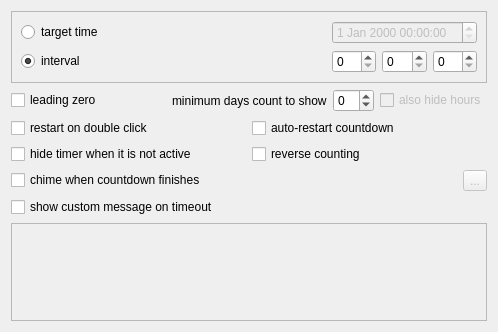
<?xml version="1.0" encoding="UTF-8"?>
<ui version="4.0">
 <class>countdown_timer::TimerSettingsWidget</class>
 <widget class="QWidget" name="countdown_timer::TimerSettingsWidget">
  <property name="geometry">
   <rect>
    <x>0</x>
    <y>0</y>
    <width>498</width>
    <height>332</height>
   </rect>
  </property>
  <property name="windowTitle">
   <string>Timer</string>
  </property>
  <layout class="QGridLayout" name="gridLayout_2">
   <item row="0" column="0" colspan="2">
    <widget class="QFrame" name="timeout_frame">
     <property name="frameShape">
      <enum>QFrame::Shape::StyledPanel</enum>
     </property>
     <property name="frameShadow">
      <enum>QFrame::Shadow::Raised</enum>
     </property>
     <layout class="QGridLayout" name="gridLayout" columnstretch="1,0,0,0">
      <item row="0" column="0">
       <widget class="QRadioButton" name="target_time_rbtn">
        <property name="text">
         <string>target time</string>
        </property>
       </widget>
      </item>
      <item row="0" column="1" colspan="3">
       <widget class="QDateTimeEdit" name="target_time_edit">
        <property name="enabled">
         <bool>false</bool>
        </property>
       </widget>
      </item>
      <item row="1" column="0">
       <widget class="QRadioButton" name="interval_rbtn">
        <property name="text">
         <string>interval</string>
        </property>
        <property name="checked">
         <bool>true</bool>
        </property>
       </widget>
      </item>
      <item row="1" column="1">
       <widget class="QSpinBox" name="h_edit">
        <property name="toolTip">
         <string>hours</string>
        </property>
       </widget>
      </item>
      <item row="1" column="2">
       <widget class="QSpinBox" name="m_edit">
        <property name="toolTip">
         <string>minutes</string>
        </property>
       </widget>
      </item>
      <item row="1" column="3">
       <widget class="QSpinBox" name="s_edit">
        <property name="toolTip">
         <string>seconds</string>
        </property>
       </widget>
      </item>
     </layout>
    </widget>
   </item>
   <item row="1" column="0" colspan="2">
    <layout class="QHBoxLayout" name="horizontalLayout">
     <item>
      <widget class="QCheckBox" name="show_leading_zero">
       <property name="text">
        <string>leading zero</string>
       </property>
      </widget>
     </item>
     <item>
      <spacer name="horizontalSpacer">
       <property name="orientation">
        <enum>Qt::Orientation::Horizontal</enum>
       </property>
       <property name="sizeHint" stdset="0">
        <size>
         <width>10</width>
         <height>20</height>
        </size>
       </property>
      </spacer>
     </item>
     <item>
      <widget class="QLabel" name="min_days_label">
       <property name="text">
        <string>minimum days count to show</string>
       </property>
       <property name="buddy">
        <cstring>min_days_edit</cstring>
       </property>
      </widget>
     </item>
     <item>
      <widget class="QSpinBox" name="min_days_edit">
       <property name="toolTip">
        <string>If remaining days count less than this value, days will not be shown.
Set this to -1 to never show days count, or to 0 to always show.</string>
       </property>
       <property name="minimum">
        <number>-1</number>
       </property>
      </widget>
     </item>
     <item>
      <widget class="QCheckBox" name="also_hide_hours">
       <property name="enabled">
        <bool>false</bool>
       </property>
       <property name="text">
        <string>also hide hours</string>
       </property>
      </widget>
     </item>
    </layout>
   </item>
   <item row="2" column="0">
    <widget class="QCheckBox" name="restart_on_dblclik">
     <property name="text">
      <string>restart on double click</string>
     </property>
    </widget>
   </item>
   <item row="2" column="1">
    <widget class="QCheckBox" name="restart_on_timeout">
     <property name="text">
      <string>auto-restart countdown</string>
     </property>
    </widget>
   </item>
   <item row="3" column="0">
    <widget class="QCheckBox" name="hide_if_inactive">
     <property name="text">
      <string>hide timer when it is not active</string>
     </property>
    </widget>
   </item>
   <item row="3" column="1">
    <widget class="QCheckBox" name="reverse_counting">
     <property name="text">
      <string>reverse counting</string>
     </property>
    </widget>
   </item>
   <item row="4" column="0" colspan="2">
    <layout class="QHBoxLayout" name="horizontalLayout_2">
     <item>
      <widget class="QCheckBox" name="chime_on_timeout">
       <property name="text">
        <string>chime when countdown finishes</string>
       </property>
      </widget>
     </item>
     <item>
      <widget class="QToolButton" name="browse_sound_btn">
       <property name="enabled">
        <bool>false</bool>
       </property>
       <property name="text">
        <string notr="true">...</string>
       </property>
      </widget>
     </item>
    </layout>
   </item>
   <item row="5" column="0" colspan="2">
    <widget class="QCheckBox" name="show_msg">
     <property name="text">
      <string>show custom message on timeout</string>
     </property>
    </widget>
   </item>
   <item row="6" column="0" colspan="2">
    <widget class="QTextEdit" name="msg_text_edit">
     <property name="enabled">
      <bool>false</bool>
     </property>
     <property name="maximumSize">
      <size>
       <width>16777215</width>
       <height>100</height>
      </size>
     </property>
    </widget>
   </item>
  </layout>
 </widget>
 <resources/>
 <connections>
  <connection>
   <sender>target_time_rbtn</sender>
   <signal>toggled(bool)</signal>
   <receiver>target_time_edit</receiver>
   <slot>setEnabled(bool)</slot>
   <hints>
    <hint type="sourcelabel">
     <x>205</x>
     <y>34</y>
    </hint>
    <hint type="destinationlabel">
     <x>287</x>
     <y>34</y>
    </hint>
   </hints>
  </connection>
  <connection>
   <sender>interval_rbtn</sender>
   <signal>toggled(bool)</signal>
   <receiver>h_edit</receiver>
   <slot>setEnabled(bool)</slot>
   <hints>
    <hint type="sourcelabel">
     <x>135</x>
     <y>66</y>
    </hint>
    <hint type="destinationlabel">
     <x>247</x>
     <y>61</y>
    </hint>
   </hints>
  </connection>
  <connection>
   <sender>interval_rbtn</sender>
   <signal>toggled(bool)</signal>
   <receiver>m_edit</receiver>
   <slot>setEnabled(bool)</slot>
   <hints>
    <hint type="sourcelabel">
     <x>149</x>
     <y>67</y>
    </hint>
    <hint type="destinationlabel">
     <x>294</x>
     <y>66</y>
    </hint>
   </hints>
  </connection>
  <connection>
   <sender>interval_rbtn</sender>
   <signal>toggled(bool)</signal>
   <receiver>s_edit</receiver>
   <slot>setEnabled(bool)</slot>
   <hints>
    <hint type="sourcelabel">
     <x>118</x>
     <y>68</y>
    </hint>
    <hint type="destinationlabel">
     <x>333</x>
     <y>72</y>
    </hint>
   </hints>
  </connection>
  <connection>
   <sender>interval_rbtn</sender>
   <signal>toggled(bool)</signal>
   <receiver>restart_on_dblclik</receiver>
   <slot>setEnabled(bool)</slot>
   <hints>
    <hint type="sourcelabel">
     <x>82</x>
     <y>69</y>
    </hint>
    <hint type="destinationlabel">
     <x>83</x>
     <y>150</y>
    </hint>
   </hints>
  </connection>
  <connection>
   <sender>interval_rbtn</sender>
   <signal>toggled(bool)</signal>
   <receiver>restart_on_timeout</receiver>
   <slot>setEnabled(bool)</slot>
   <hints>
    <hint type="sourcelabel">
     <x>109</x>
     <y>67</y>
    </hint>
    <hint type="destinationlabel">
     <x>305</x>
     <y>152</y>
    </hint>
   </hints>
  </connection>
  <connection>
   <sender>chime_on_timeout</sender>
   <signal>toggled(bool)</signal>
   <receiver>browse_sound_btn</receiver>
   <slot>setEnabled(bool)</slot>
   <hints>
    <hint type="sourcelabel">
     <x>198</x>
     <y>202</y>
    </hint>
    <hint type="destinationlabel">
     <x>360</x>
     <y>200</y>
    </hint>
   </hints>
  </connection>
  <connection>
   <sender>show_msg</sender>
   <signal>toggled(bool)</signal>
   <receiver>msg_text_edit</receiver>
   <slot>setEnabled(bool)</slot>
   <hints>
    <hint type="sourcelabel">
     <x>144</x>
     <y>230</y>
    </hint>
    <hint type="destinationlabel">
     <x>147</x>
     <y>271</y>
    </hint>
   </hints>
  </connection>
 </connections>
</ui>
